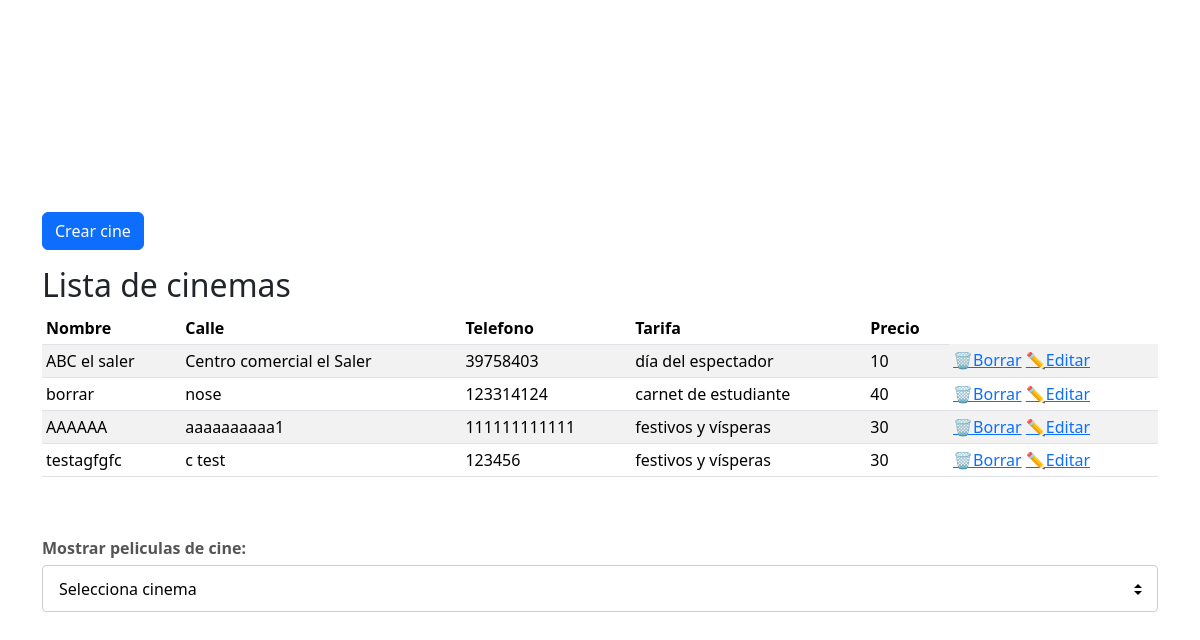
The page /cine_admin.php on the database its author committed.
### tables this page shows
CREATE TABLE `cine` (
  `id` int(11) NOT NULL,
  `nombre` varchar(25) NOT NULL,
  `calle` varchar(30) NOT NULL,
  `telefono` varchar(15) NOT NULL,
  `tarifa` int(11) NOT NULL
);

CREATE TABLE `tarifa` (
  `id` int(11) NOT NULL,
  `dia` varchar(25) NOT NULL,
  `precio` int(11) NOT NULL
);

### cine_admin.php (the view, shortened to what this page needs)
<!DOCTYPE html>
<?php
$conexion = mysqli_connect('localhost', 'root', '', 'cinema');
if (!$conexion) {
  $result["exito"] = "0";
} else {
  $result = array();
  $result['datos'] = array();
  $query = "SELECT cine.id as id, cine.nombre, cine.calle, cine.telefono, tarifa.dia, tarifa.precio
 FROM cine INNER JOIN tarifa ON cine.tarifa = tarifa.id";
  $response = mysqli_query($conexion, $query);
  while ($row = mysqli_fetch_array($response)) {
    $index['id'] = $row['0'];
    $index['nombre'] = $row['1'];
    $index['calle'] = $row['2'];
    $index['telefono'] = $row['3'];
    $index['dia'] = $row['4'];
    $index['tarifa'] = $row['5'];
    array_push($result['datos'], $index);
  }
  $result["exito"] = "1";
}
$titulo = 'Lista de cinemas';
?>
<head>
  <link rel="stylesheet" href="style.css">
  <link rel="stylesheet" href="bootstrap/css/bootstrap.min.css">
  <link rel="stylesheet" href="sw/package/dist/sweetalert2.min.css">
</head>
<body>
  <div class="container">
    <div class="row">
      <div class="col-md-12">
        <a href="crear_cine.php" class="btn btn-primary mt-4">Crear cine</a>
      </div>
    </div>
  </div>
  <div class="container">
    <div class="row">
      <div class="col-md-12">
        <h2 class="mt-3"><?= $titulo ?></h2>
        <table id="table_cines" class="table table-striped table-sm">
          <thead>
            <tr>
              <th>Nombre</th>
              <th>Calle</th>
              <th>Telefono</th>
              <th>Tarifa</th>
              <th>Precio</th>
            </tr>
          </thead>
          <tbody>
            <?php
            if (count($result['datos']) > 0) {
              foreach ($result['datos'] as $fila) {
            ?>
                <tr>
                  <td><?php echo $fila["nombre"]; ?></td>
                  <td><?php echo $fila["calle"]; ?></td>
                  <td><?php echo $fila["telefono"]; ?></td>
                  <td><?php echo $fila["dia"]; ?></td>
                  <td><?php echo $fila["tarifa"]; ?></td>
                  <td>
                    <a href="<?= 'borrar_cine.php?id=' . $fila["id"] ?>">🗑️Borrar</a>
                    <a href="<?= 'editar_cine.php?id=' . $fila["id"] ?>">✏️Editar</a>
                  </td>
                </tr>
            <?php
              }
            }
            ?>
        </table>
      </div>
    </div>
  </div>
  <div class="container">
    <div class="row">
      <div class="col-md-12">
        <label>Mostrar peliculas de cine:</label>
        <form method="POST" action="">
          <div class="custom-select">
            <select name="cine_dropdown" onchange="this.form.submit()">
              <option selected disabled>Selecciona cinema</option>
            </select>
          </div>
        </form>
      </div>
    </div>
  </div>
</body>

### style.css (style rules this page uses)
body { display: flex; align-items: center; justify-content: center; font-family: sans-serif; line-height: 1.5; min-height: 100vh; background: #f3f3f3; flex-direction: column; margin: 0; }
label { display: block; width: 100%; margin-top: 10px; margin-bottom: 5px; text-align: left; color: #555; font-weight: bold; }
.custom-select { min-width: 350px; position: relative; }
select { appearance: none; -webkit-appearance: none; width: 100%; font-size: 1.15rem; padding: 0.675em 6em 0.675em 1em; background-color: #fff; border: 1px solid #caced1; border-radius: 0.25rem; color: #000; cursor: pointer; }
.custom-select::before, .custom-select::after { --size: 0.3rem; content: ""; position: absolute; right: 1rem; pointer-events: none; }
.custom-select::before { border-left: var(--size) solid transparent; border-right: var(--size) solid transparent; border-bottom: var(--size) solid black; top: 40%; }
.custom-select::after { border-left: var(--size) solid transparent; border-right: var(--size) solid transparent; border-top: var(--size) solid black; top: 55%; }

### rows shown on the page
cine: nombre "ABC el saler", calle "Centro comercial el Saler", telefono "39758403", tarifa.dia "día del espectador", tarifa.precio "10"
cine: nombre "borrar", calle "nose", telefono "123314124", tarifa.dia "carnet de estudiante", tarifa.precio "40"
cine: nombre "AAAAAA", calle "aaaaaaaaaa1", telefono "111111111111", tarifa.dia "festivos y vísperas", tarifa.precio "30"
cine: nombre "testagfgfc", calle "c test", telefono "123456", tarifa.dia "festivos y vísperas", tarifa.precio "30"

### other values the page prints
$titulo "Lista de cinemas"
